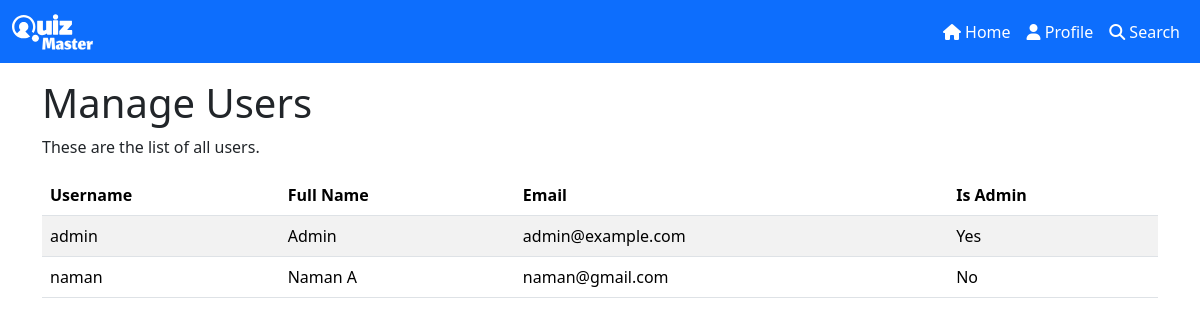
The app's page /users (signed in), older data.
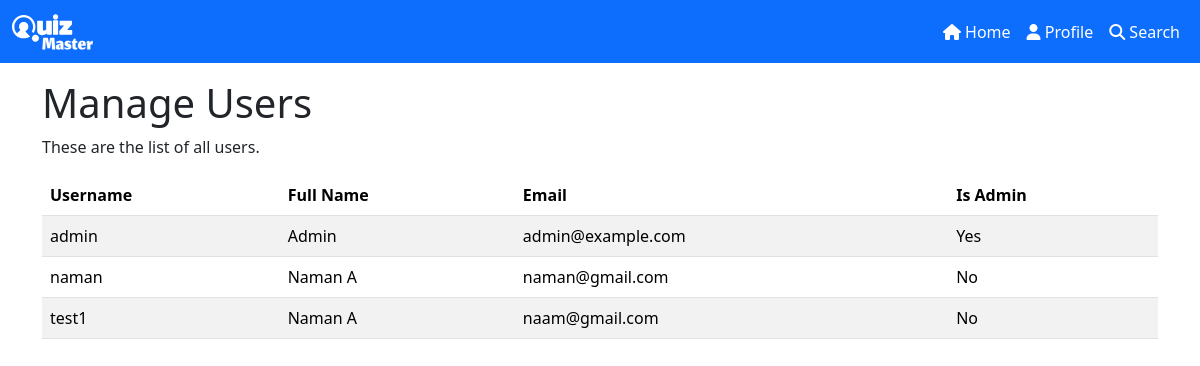
The same page, newer data.
### models.py (models this page shows)
class User(db.Model):
    username = db.Column(db.String(80), unique=True, nullable=False, primary_key=True)
    fullname = db.Column(db.String(80), nullable=False)
    email = db.Column(db.String(120), unique=True, nullable=False)
    passhash = db.Column(db.String(80), nullable=False)
    is_admin = db.Column(db.Boolean, default=False)
    scores = db.relationship("Score", backref="user", lazy=True, cascade="all, delete-orphan")

### routes.py (the view)
    @app.route("/users")
    @admin_required
    def manage_users():
        users = User.query.all()
        return render_template("manage_users.html", users=users)

### templates/manage_users.html (shortened to what this page needs)
{% extends 'base.html' %}
{% block content %}
<div class="container mt-3">
    <h1>Manage Users</h1>
    <p>These are the list of all users.</p>
    <table class="table table-striped">
        <thead>
            <tr>
                <th>Username</th>
                <th>Full Name</th>
                <th>Email</th>
                <th>Is Admin</th>
            </tr>
        </thead>
        <tbody>
            {% for user in users %}
            <tr>
                <td>{{user.username}}</td>
                <td>{{user.fullname}}</td>
                <td>{{user.email}}</td>
                <td>{{ 'Yes' if user.is_admin else 'No' }}</td>
            </tr>
            {% endfor %}
        </tbody>
    </table>
</div>
{% endblock %}

Row changes from the older to the newer data that the page shows:
added User: username "test1", fullname "Naman A", email "naam@gmail.com", is_admin "No"
